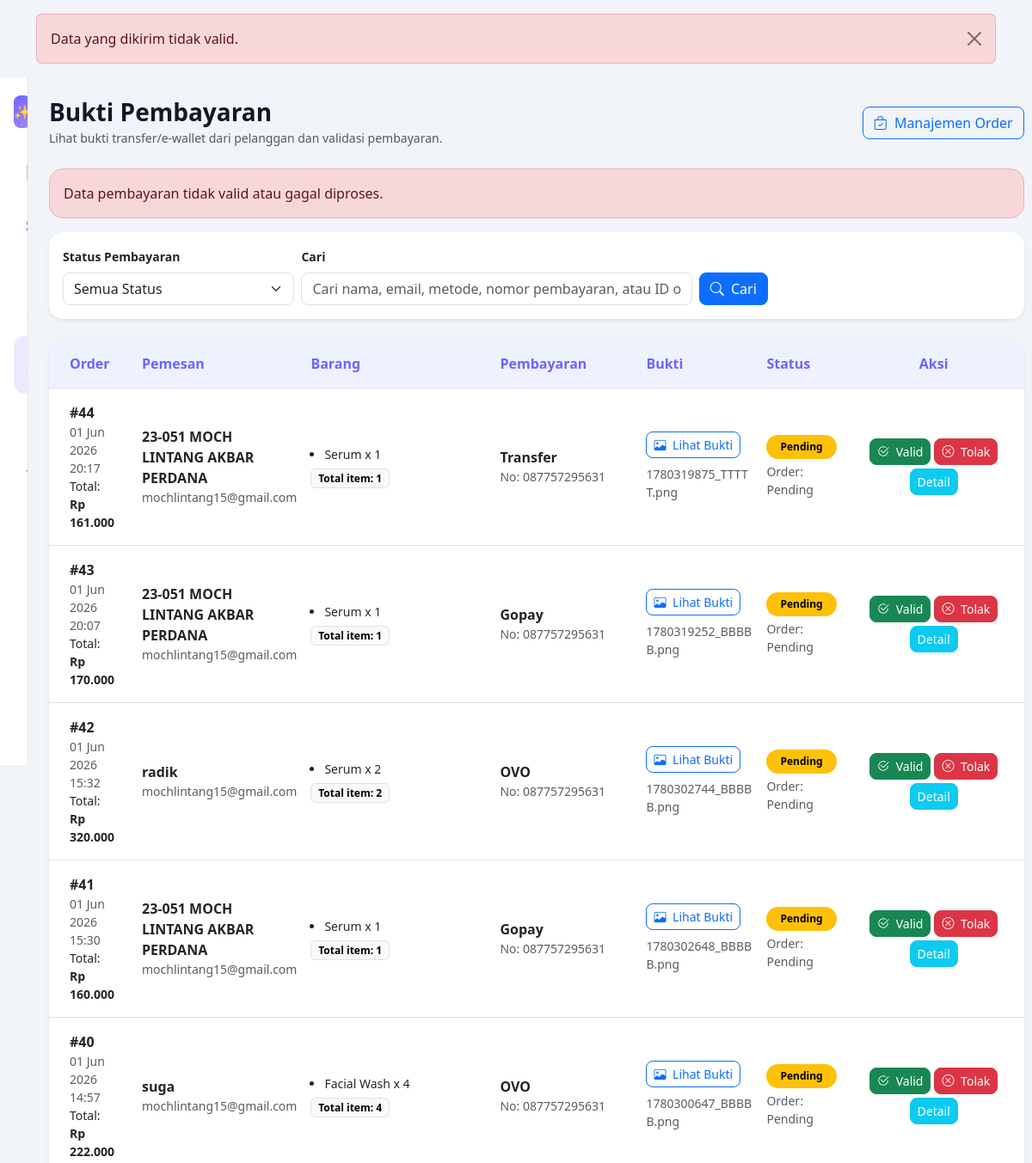
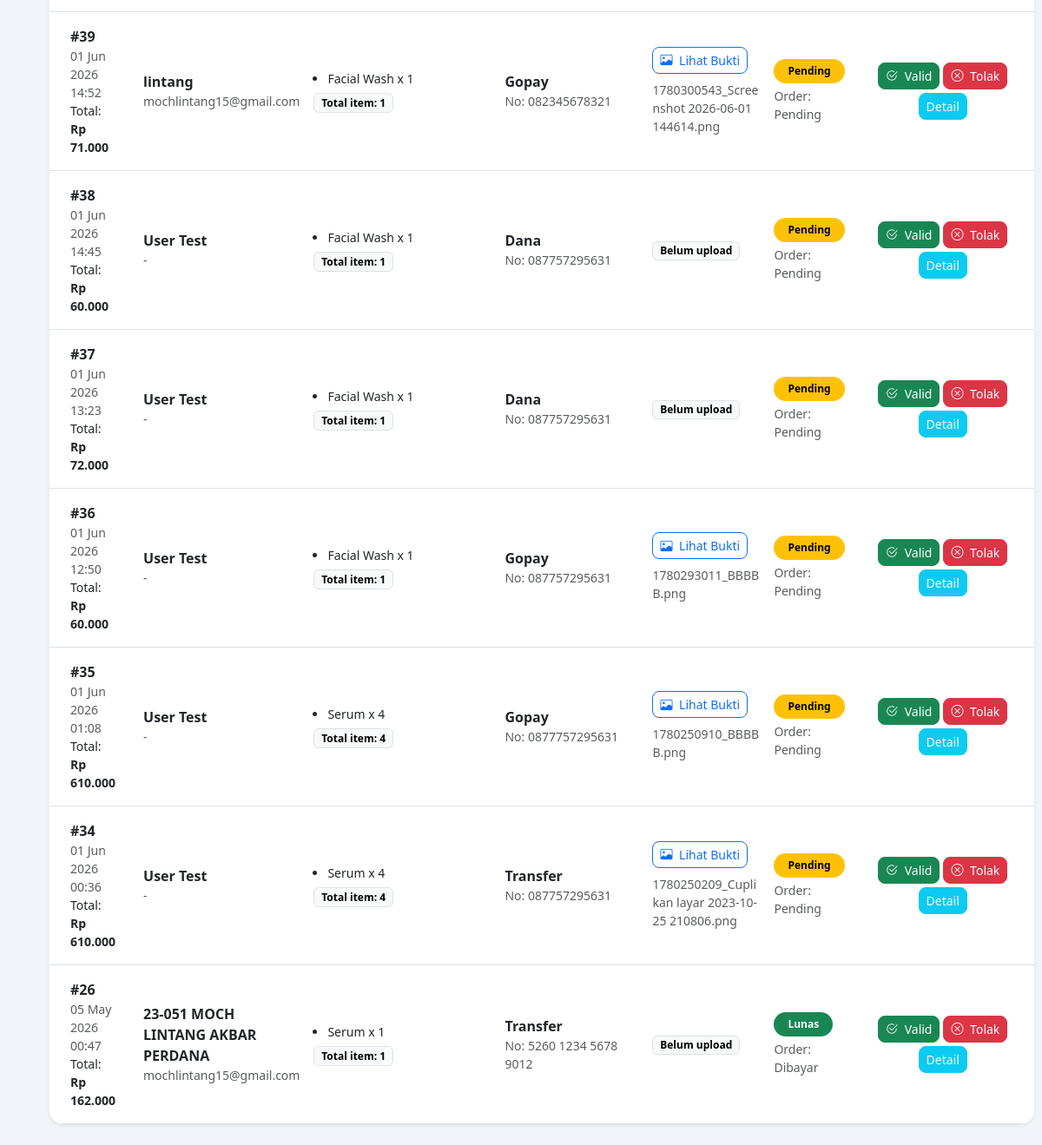
The page /index.php?page=admin-bukti-pembayaran&error=invalid (signed in) on the database its author committed (2 pictures, top to bottom).
### tables this page shows
CREATE TABLE `payments` (
  `id_payment` bigint(20) UNSIGNED NOT NULL,
  `id_order` bigint(20) UNSIGNED NOT NULL,
  `metode_pembayaran` varchar(50) NOT NULL,
  `status_pembayaran` enum('pending','lunas','gagal') NOT NULL DEFAULT 'pending',
  `tanggal_bayar` datetime NOT NULL,
  `nomor_pembayaran` varchar(50) DEFAULT NULL,
  `bukti_transfer` varchar(255) DEFAULT NULL
);

CREATE TABLE `orders` (
  `id_order` bigint(20) UNSIGNED NOT NULL,
  `id_user` bigint(20) UNSIGNED NOT NULL,
  `tanggal_order` datetime NOT NULL DEFAULT current_timestamp(),
  `total_harga` decimal(12,2) NOT NULL,
  `status_order` enum('pending','dibayar','dikirim','selesai','batal') NOT NULL DEFAULT 'pending',
  `nama` varchar(100) DEFAULT NULL,
  `email` varchar(100) DEFAULT NULL,
  `alamat` text DEFAULT NULL,
  `ongkir` int(11) DEFAULT NULL,
  `kurir` varchar(50) DEFAULT NULL,
  `layanan` varchar(50) DEFAULT NULL,
  `created_at` datetime DEFAULT current_timestamp()
);

CREATE TABLE `users` (
  `id_user` bigint(11) UNSIGNED NOT NULL,
  `nama` varchar(100) NOT NULL,
  `email` varchar(100) NOT NULL,
  `password` varchar(255) NOT NULL,
  `role` enum('admin','user') NOT NULL DEFAULT 'user',
  `alamat` text NOT NULL,
  `no_hp` varchar(15) NOT NULL,
  `created_at` timestamp NOT NULL DEFAULT current_timestamp(),
  `updated_at` timestamp NULL DEFAULT NULL
);

### config/helpers.php (called while the page is built, shortened)
<?php
function e($value): string
{
    return htmlspecialchars((string) $value, ENT_QUOTES, 'UTF-8');
}
function rupiah($number): string
{
    return 'Rp ' . number_format((float) $number, 0, ',', '.');
}
function getParam(string $key, $default = '')
{
    return $_GET[$key] ?? $default;
}

### config/order_helpers.php (called while the page is built, shortened)
<?php
require_once __DIR__ . '/helpers.php';
function findPaymentProofUrl(string $filename): string
{
    $filename = trim($filename);
    $encodedName = implode('/', array_map('rawurlencode', explode('/', str_replace('\\', '/', $filename))));
    $paths = [
        [__DIR__ . '/../uploads/payment_proofs/' . $filename, 'uploads/payment_proofs/' . $encodedName],
        [__DIR__ . '/../uploads/' . $filename, 'uploads/' . $encodedName],
    ];
    return 'uploads/payment_proofs/' . $encodedName;
}

### admin/bukti_pembayaran.php (the view, shortened to what this page needs)
<?php
require_once __DIR__ . '/../config/koneksi.php';
require_once __DIR__ . '/../config/order_helpers.php';
require_once __DIR__ . '/../layout/sidebar.php';
$keyword = trim((string) getParam('q'));
$sql = "
    SELECT
        payments.*,
        orders.id_user,
        orders.nama AS nama_pemesan,
        orders.email AS email_pemesan,
        orders.total_harga,
        orders.status_order,
        orders.tanggal_order,
        users.nama AS nama_user,
        COALESCE(order_detail.total_jumlah, 0) AS total_jumlah,
        order_detail.daftar_barang
    FROM payments
    INNER JOIN orders ON orders.id_order = payments.id_order
    LEFT JOIN users ON users.id_user = orders.id_user
    LEFT JOIN (
        SELECT
            order_items.id_order,
            SUM(order_items.jumlah) AS total_jumlah,
            GROUP_CONCAT(
                CONCAT(COALESCE(products.nama_produk, 'Produk tidak ditemukan'), ' x ', order_items.jumlah)
                ORDER BY products.nama_produk ASC
                SEPARATOR '||'
            ) AS daftar_barang
        FROM order_items
        LEFT JOIN products ON products.id_product = order_items.id_product
        GROUP BY order_items.id_order
    ) AS order_detail ON order_detail.id_order = orders.id_order
";
$sql .= ' ORDER BY payments.id_payment DESC';
$stmt = mysqli_prepare($conn, $sql);
if ($stmt) {
    mysqli_stmt_execute($stmt);
    $data = mysqli_stmt_get_result($stmt);
} else {
    $data = false;
}
$statusClass = [
    'pending' => 'warning',
    'lunas' => 'success',
    'gagal' => 'danger',
];
?>
<div class="admin-layout d-flex" style="min-height: 100vh;">
    <main class="flex-grow-1 p-4">
        <div class="d-flex justify-content-between align-items-center mb-4 flex-wrap gap-2">
            <div>
                <h3 class="fw-bold mb-0">Bukti Pembayaran</h3>
                <small class="text-muted">Lihat bukti transfer/e-wallet dari pelanggan dan validasi pembayaran.</small>
            </div>
            <a href="index.php?page=admin-order" class="btn btn-outline-primary rounded-3"><i class="bi bi-bag-check me-1"></i> Manajemen Order</a>
        </div>
        <?php if (getParam('error') === 'stock_not_enough'): ?>
            <div class="alert alert-danger rounded-4">Pembayaran belum bisa divalidasi karena stok produk tidak cukup.</div>
        <?php elseif (getParam('error') === 'invalid'): ?>
            <div class="alert alert-danger rounded-4">Data pembayaran tidak valid atau gagal diproses.</div>
        <?php endif; ?>
        <form method="GET" class="card border-0 shadow-sm rounded-4 p-3 mb-4">
            <div class="row g-2 align-items-end">
                <div class="col-md-3">
                    <label class="form-label fw-semibold small">Status Pembayaran</label>
                    <select name="status" class="form-select rounded-3">
                        <option value="">Semua Status</option>
                    </select>
                </div>
                <div class="col-md-5">
                    <label class="form-label fw-semibold small">Cari</label>
                    <input type="text" name="q" value="<?= e($keyword) ?>" class="form-control rounded-3" placeholder="Cari nama, email, metode, nomor pembayaran, atau ID order">
                </div>
                <div class="col-md-4 d-flex gap-2">
                    <button type="submit" class="btn btn-primary rounded-3"><i class="bi bi-search me-1"></i> Cari</button>
                </div>
            </div>
        </form>
        <div class="card border-0 shadow-sm overflow-hidden">
            <div class="table-responsive">
                <table class="table table-hover align-middle mb-0">
                    <thead>
                        <tr>
                            <th class="px-4 py-3">Order</th>
                            <th class="py-3">Pemesan</th>
                            <th class="py-3">Barang</th>
                            <th class="py-3">Pembayaran</th>
                            <th class="py-3">Bukti</th>
                            <th class="py-3">Status</th>
                            <th class="py-3 text-center">Aksi</th>
                        </tr>
                    </thead>
                    <tbody>
                        <?php if ($data && mysqli_num_rows($data) > 0): ?>
                            <?php while ($row = mysqli_fetch_assoc($data)): ?>
                                <?php
                                $items = !empty($row['daftar_barang']) ? explode('||', (string) $row['daftar_barang']) : [];
                                $proof = (string) ($row['bukti_transfer'] ?? '');
                                $proofUrl = $proof !== '' ? findPaymentProofUrl($proof) : '';
                                $badge = $statusClass[$row['status_pembayaran']] ?? 'secondary';
                                ?>
                                <tr>
                                    <td class="px-4 py-3">
                                        <div class="fw-bold">#<?= e($row['id_order']) ?></div>
                                        <div class="text-muted small"><?= !empty($row['tanggal_order']) ? e(date('d M Y H:i', strtotime($row['tanggal_order']))) : '-' ?></div>
                                        <div class="small">Total: <span class="fw-semibold"><?= rupiah($row['total_harga']) ?></span></div>
                                    </td>
                                    <td style="min-width: 180px;">
                                        <div class="fw-semibold"><?= e($row['nama_pemesan'] ?: ($row['nama_user'] ?? 'User tidak ditemukan')) ?></div>
                                        <div class="text-muted small"><?= e($row['email_pemesan'] ?? '-') ?></div>
                                    </td>
                                    <td style="min-width: 220px;">
                                        <?php if ($items): ?>
                                            <ul class="mb-1 ps-3 small">
                                                <?php foreach ($items as $item): ?>
                                                    <li><?= e($item) ?></li>
                                                <?php endforeach; ?>
                                            </ul>
                                            <span class="badge text-bg-light border">Total item: <?= e((int) $row['total_jumlah']) ?></span>
                                        <?php else: ?>
                                            <span class="text-muted small">Belum ada detail barang</span>
                                        <?php endif; ?>
                                    </td>
                                    <td style="min-width: 170px;">
                                        <div class="fw-semibold"><?= e($row['metode_pembayaran']) ?></div>
                                        <div class="text-muted small">No: <?= e($row['nomor_pembayaran'] ?? '-') ?></div>
                                    </td>
                                    <td style="min-width: 140px;">
                                        <?php if ($proof !== ''): ?>
                                            <a href="<?= e($proofUrl) ?>" target="_blank" class="btn btn-outline-primary btn-sm rounded-3 mb-2">
                                                <i class="bi bi-image me-1"></i> Lihat Bukti
                                            </a>
                                            <div class="text-muted small" style="max-width:160px; word-break:break-word;"><?= e($proof) ?></div>
                                        <?php else: ?>
                                            <span class="badge text-bg-light border">Belum upload</span>
                                        <?php endif; ?>
                                    </td>
                                    <td>
                                        <span class="badge text-bg-<?= e($badge) ?> rounded-pill px-3 py-2"><?= e(ucfirst($row['status_pembayaran'])) ?></span>
                                        <div class="text-muted small mt-1">Order: <?= e(ucfirst($row['status_order'])) ?></div>
                                    </td>
                                    <td class="text-center" style="min-width: 210px;">
                                        <form method="POST" action="process/verify_payment.php" class="d-flex gap-1 justify-content-center flex-wrap">
                                            <button type="submit" name="action" value="approve" class="btn btn-success btn-sm rounded-3" onclick="return confirm('Validasi pembayaran order #<?= e($row['id_order']) ?>?')">
                                                <i class="bi bi-check2-circle me-1"></i> Valid
                                            </button>
                                            <button type="submit" name="action" value="reject" class="btn btn-danger btn-sm rounded-3" onclick="return confirm('Tolak pembayaran order #<?= e($row['id_order']) ?>?')">
                                                <i class="bi bi-x-circle me-1"></i> Tolak
                                            </button>
                                            <a href="index.php?page=update-order&id=<?= e($row['id_order']) ?>" class="btn btn-info btn-sm rounded-3 text-white">
                                                Detail
                                            </a>
                                        </form>
                                    </td>
                                </tr>
                            <?php endwhile; ?>
                        <?php else: ?>
                            <tr>
                                <td colspan="7" class="text-center text-muted py-4">Belum ada data pembayaran.</td>
                            </tr>
                        <?php endif; ?>
                    </tbody>
                </table>
            </div>
        </div>
    </main>
</div>

### layout/header.php (style rules this page uses)
:root { --primary: #6c63ff; --primary-soft: #ede9fe; --bg: #f1f4f9; --text-muted: #6b7280; }
body { background: var(--bg); color: #111827; }
.card { border-radius: 1rem; transition: .2s ease; }
.table thead th { color: var(--primary); font-weight: 700; background: #eef2ff; }

### rows shown on the page
payments: id_order "44", id_order.tanggal_order "01 Jun 2026 20:17", id_order.total_harga "Rp 161.000", id_order.nama "23-051 MOCH LINTANG AKBAR PERDANA", id_order.email "mochlintang15@gmail.com", item "Serum x 1", total_jumlah "1", metode_pembayaran "Transfer", nomor_pembayaran "087757295631", bukti_transfer "1780319875_TTTTT.png", status_pembayaran "Pending", id_order.status_order "Pending"
payments: id_order "43", id_order.tanggal_order "01 Jun 2026 20:07", id_order.total_harga "Rp 170.000", id_order.nama "23-051 MOCH LINTANG AKBAR PERDANA", id_order.email "mochlintang15@gmail.com", item "Serum x 1", total_jumlah "1", metode_pembayaran "Gopay", nomor_pembayaran "087757295631", bukti_transfer "1780319252_BBBBB.png", status_pembayaran "Pending", id_order.status_order "Pending"
payments: id_order "42", id_order.tanggal_order "01 Jun 2026 15:32", id_order.total_harga "Rp 320.000", id_order.nama "radik", id_order.email "mochlintang15@gmail.com", item "Serum x 2", total_jumlah "2", metode_pembayaran "OVO", nomor_pembayaran "087757295631", bukti_transfer "1780302744_BBBBB.png", status_pembayaran "Pending", id_order.status_order "Pending"
payments: id_order "41", id_order.tanggal_order "01 Jun 2026 15:30", id_order.total_harga "Rp 160.000", id_order.nama "23-051 MOCH LINTANG AKBAR PERDANA", id_order.email "mochlintang15@gmail.com", item "Serum x 1", total_jumlah "1", metode_pembayaran "Gopay", nomor_pembayaran "087757295631", bukti_transfer "1780302648_BBBBB.png", status_pembayaran "Pending", id_order.status_order "Pending"
payments: id_order "40", id_order.tanggal_order "01 Jun 2026 14:57", id_order.total_harga "Rp 222.000", id_order.nama "suga", id_order.email "mochlintang15@gmail.com", item "Facial Wash x 4", total_jumlah "4", metode_pembayaran "OVO", nomor_pembayaran "087757295631", bukti_transfer "1780300647_BBBBB.png", status_pembayaran "Pending", id_order.status_order "Pending"
payments: id_order "39", id_order.tanggal_order "01 Jun 2026 14:52", id_order.total_harga "Rp 71.000", id_order.nama "lintang", id_order.email "mochlintang15@gmail.com", item "Facial Wash x 1", total_jumlah "1", metode_pembayaran "Gopay", nomor_pembayaran "082345678321", bukti_transfer "1780300543_Screenshot 2026-06-01 144614.png", status_pembayaran "Pending", id_order.status_order "Pending"
payments: id_order "38", id_order.tanggal_order "01 Jun 2026 14:45", id_order.total_harga "Rp 60.000", users.nama "User Test", id_order.email "-", item "Facial Wash x 1", total_jumlah "1", metode_pembayaran "Dana", nomor_pembayaran "087757295631", shows "Belum upload", status_pembayaran "Pending", id_order.status_order "Pending"
payments: id_order "37", id_order.tanggal_order "01 Jun 2026 13:23", id_order.total_harga "Rp 72.000", users.nama "User Test", id_order.email "-", item "Facial Wash x 1", total_jumlah "1", metode_pembayaran "Dana", nomor_pembayaran "087757295631", shows "Belum upload", status_pembayaran "Pending", id_order.status_order "Pending"
payments: id_order "36", id_order.tanggal_order "01 Jun 2026 12:50", id_order.total_harga "Rp 60.000", users.nama "User Test", id_order.email "-", item "Facial Wash x 1", total_jumlah "1", metode_pembayaran "Gopay", nomor_pembayaran "087757295631", bukti_transfer "1780293011_BBBBB.png", status_pembayaran "Pending", id_order.status_order "Pending"
payments: id_order "35", id_order.tanggal_order "01 Jun 2026 01:08", id_order.total_harga "Rp 610.000", users.nama "User Test", id_order.email "-", item "Serum x 4", total_jumlah "4", metode_pembayaran "Gopay", nomor_pembayaran "0877757295631", bukti_transfer "1780250910_BBBBB.png", status_pembayaran "Pending", id_order.status_order "Pending"
payments: id_order "34", id_order.tanggal_order "01 Jun 2026 00:36", id_order.total_harga "Rp 610.000", users.nama "User Test", id_order.email "-", item "Serum x 4", total_jumlah "4", metode_pembayaran "Transfer", nomor_pembayaran "087757295631", bukti_transfer "1780250209_Cuplikan layar 2023-10-25 210806.png", status_pembayaran "Pending", id_order.status_order "Pending"
payments: id_order "26", id_order.tanggal_order "05 May 2026 00:47", id_order.total_harga "Rp 162.000", id_order.nama "23-051 MOCH LINTANG AKBAR PERDANA", id_order.email "mochlintang15@gmail.com", item "Serum x 1", total_jumlah "1", metode_pembayaran "Transfer", nomor_pembayaran "5260 1234 5678 9012", shows "Belum upload", status_pembayaran "Lunas", id_order.status_order "Dibayar"

### other values the page prints
$message "Data yang dikirim tidak valid."
